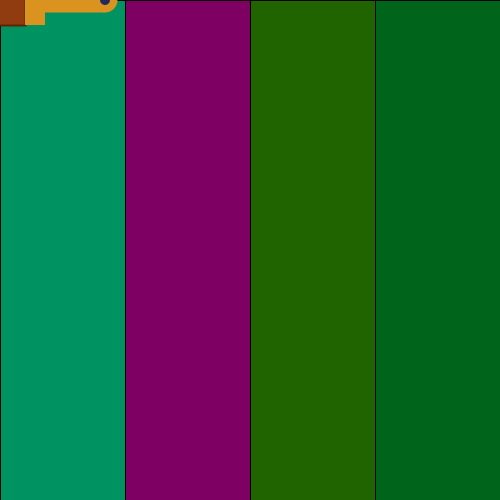
Frame 1 (no input)
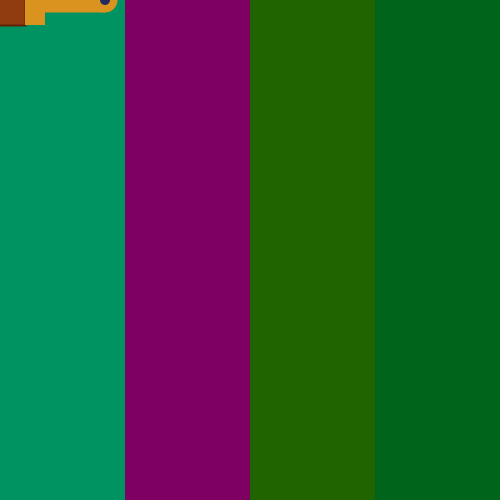
Frame 60 (the mouse pressed at the canvas centre just before this capture)
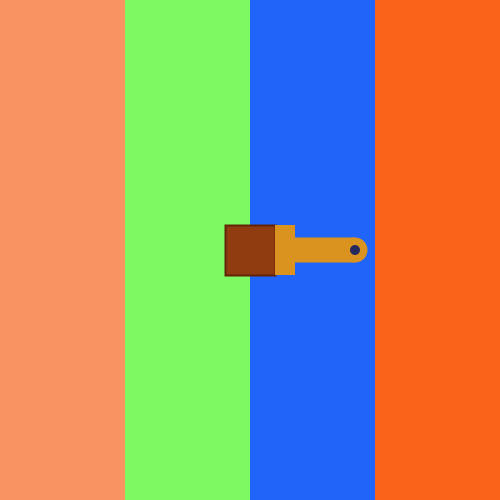
Frame 120 (the mouse held since frame 60 and released just before this capture)

The Processing sketch that drew these frames (run headless with seeded random() and noise(); from frame 60 on, the mouse is pressed at the canvas centre):

// Processing sketch: processing_96119
// ── processing_96119.pde

/* Cristina Torres. Seminari 2 */
/* Pinzell que es mou amb el mouse i a mesura que pasa pels
rectangles "de la paret els pinta" i canvien de color */

int x; int y;

void setup(){
size(500,500);
background(51,101,149);
}

void draw(){
background(38,41,93); 

/* Rectangles que canvien de color al passar el ratolí per sobre.
L'hem de moure en vertical o hortizontal depenent del rectangle */

/* Rectangle 1 */
fill(mouseY,147,98);
rect(0,0,125,500);
/* Rectangle 2 */
fill(125,mouseX,98);
rect(125,0,130,500);
/* Rectangle 3 */
fill(32,100,mouseY);
rect(250,0,125,500);
/* Rectangle 4 */
fill(mouseX,100,26);
rect(375,0,125,500);

/* Pinzell */
fill(144,59,16);
stroke(98,35,3);
strokeWeight(2);
rect(mouseX-25,mouseY-25,50,50);

fill(219,147,31);
noStroke();
rect(mouseX+25,mouseY-25,20,50);
rect(mouseX+35,mouseY-12.5,70,25);
ellipse(mouseX+105,mouseY-0,25,25);

fill(38,41,93);
ellipse(mouseX+105,mouseY-0,10,10);

}
